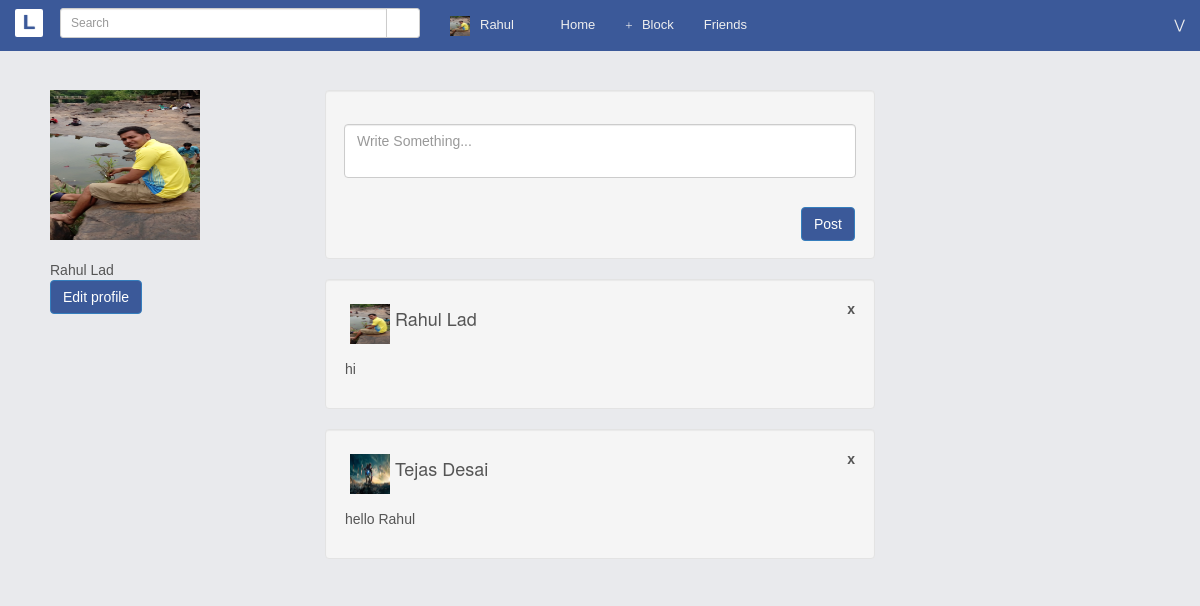
The app's page /profilePage.php?id=1 (signed in) with its own data.
### tables this page shows
CREATE TABLE IF NOT EXISTS `users` (
`id` int(100) NOT NULL,
  `user_firstname` varchar(50) NOT NULL,
  `user_lastname` varchar(50) NOT NULL,
  `email` varchar(30) NOT NULL,
  `password` varchar(30) NOT NULL,
  `address` varchar(100) NOT NULL,
  `birthdate` date NOT NULL,
  `gender` varchar(10) NOT NULL,
  `phone` bigint(10) NOT NULL,
  `profilepicture` varchar(50) NOT NULL
);

CREATE TABLE IF NOT EXISTS `wall_update` (
`post_id` int(11) NOT NULL,
  `from_id` int(11) NOT NULL,
  `to_id` int(11) NOT NULL,
  `post_message` varchar(255) NOT NULL,
  `time` varchar(25) NOT NULL
);

### db.php (called while the page is built, shortened)
<?php
include_once "setting.php";
function getBlockFriends($userid) {
	global $conn;
	$friend_list = array();
	$sql = "select DISTINCT users.id id, concat(users.user_firstname,' ',users.user_lastname) username, users.profilepicture avatar, users.email email, users.gender gender, users.phone phone from blockuser join users on blockuser.to_id = users.id where blockuser.from_id = '".mysqli_real_escape_string($conn,$userid)."' and block_status = 1 order by username asc";
    $result = mysqli_query($conn,$sql);
	if($result) {
        while($row = mysqli_fetch_array($result)){
    		$friend_list[$row['id']] = array("id"=>$row['id'],"fn"=>$row['username'],"e"=>$row['email'],"g"=>$row['gender'],"ph"=>$row['phone'],"pp"=>$row['avatar']);
    	}
    	if(!empty($friend_list)) {
    		return json_encode($friend_list);
    	}else {
    		return 0;
    	}
    }
}
function getMyDeails($userid) {
	global $conn;
	$sql = "select * from users where id =".$userid;
    $result = mysqli_query($conn, $sql);
    $row = mysqli_fetch_assoc($result);
    if(!empty($row)) {
    	return $row;
    }
}
function getMyStatus($userid) {
	global $conn;
	$post = array();
	$sql = "select * from wall_update where to_id =".$userid;
    $result = mysqli_query($conn, $sql);
    $i = 0;
    while ($row = mysqli_fetch_array($result)) {
    	$post[$i] = $row;
    	$i++;
    }
    return $post;
}
?>

### profilePage.php (the view, shortened to what this page needs)
<?php
    include 'db.php';
    $userid = $_SESSION['userid'];
    $row = array();
    $friend_details = array();
    if(!empty($userid)) {
      $row = getMyDeails($userid);
      $friend_details = getMyDeails($_SESSION['friends_profile_id']);
      $block = getBlockFriends($userid);
    }
    $folder = "/Chat/images/";
?>
<!DOCTYPE html>
<html lang="en">
	<head>
		<link href="css/bootstrap.min.css" rel="stylesheet">
		<link href="css/styles.css" rel="stylesheet">
<link rel="stylesheet" type="text/css" href="css/chat.css">
	</head>
	<body>
<div class="wrapper">
    <div class="box">
        <div class="row row-offcanvas row-offcanvas-left">
            <div class="column col-sm-12 col-xs-12" id="main">
              	<div class="navbar navbar-blue navbar-static-top">
                    <div class="navbar-header">
                      <a href="/Chat/Home.php" class="navbar-brand logo">L</a>
                  	</div>
                  	<nav class="collapse navbar-collapse" role="navigation">
                    <form class="navbar-form navbar-left">
                        <div class="input-group input-group-sm" style="max-width:360px;">
                            <input  id="srch-term" type="text" class="form-control" placeholder="Search" onkeyup="DelayedSubmission()" autocomplete="off" />
                          <div class="input-group-btn">
                            <button class="btn btn-default" type="submit"><i class="glyphicon glyphicon-search"></i></button>
                          </div>
                        </div>
                    </form>
                    <ul class="nav navbar-nav">
                      <li>
                        <a href="/Chat/profilePage.php?id=<?php echo $_SESSION['userid']; ?>" id = "profile-link"><img src="<?php echo $folder.$row['profilepicture'];?>" width = "20px" height= "20px"><span><?php echo $row['user_firstname'];?></span></a>
                      </li>
                      <li>
                        <a href="/Chat/Home.php"><i class="glyphicon glyphicon-home"></i> Home</a>
                      </li>
                      <li>
                        <a href="#postModal" role="button" data-toggle="modal"><i class="glyphicon glyphicon-plus"></i> Block</a>
                      </li>
                    </ul>
                    <ul class="nav navbar-nav">
                      <li class="dropdown">
                        <a href="#" id = "friend_request" class="dropdown-toggle" data-toggle="dropdown">Friends</a>
                      </li>
                    </ul>
                    <ul class="nav navbar-nav navbar-right">
                      <li class="dropdown">
                        <a href="#" class="dropdown-toggle" data-toggle="dropdown"><span>&xvee;</span></a>
                      </li>
                    </ul>
                  	</nav>
                </div>
                <div class="padding">
                  <div class="full col-sm-3">
                    <div id = "people_<?php echo $key;?>" >
                      <div class="col-sm-7">
                          <img src="<?php echo $folder.$friend_details['profilepicture'];?>" width = "150px" height = "150px"><span><br><?php echo $friend_details['user_firstname'].' '.$friend_details['user_lastname'];?></span>
                          <?php if($_SESSION['friends_profile_id'] == $_SESSION['userid']) :?>
                            <p><a href="#editModal" role="button" data-toggle="modal" class="btn btn-primary">Edit profile</a></p>
                          <?php endif;?>
                      </div>
                    </div>
                  </div>
                  <div class="full col-sm-6">
                    <div class="row">
                      <div class="well">
                           <form id = "form_post" action="" method="post" class="form-horizontal" role="form">
                             <div class="form-group" style="padding:14px;">
                              <textarea id = "status_message" class="form-control" placeholder="Write Something..."></textarea>
                            </div>
                            <button id = "wall_post" class="btn btn-primary pull-right" type="button">Post</button><ul class="list-inline"><li><a href=""><i class="glyphicon glyphicon-upload"></i></a></li><li><a href=""><i class="glyphicon glyphicon-camera"></i></a></li><li><a href=""><i class="glyphicon glyphicon-map-marker"></i></a></li></ul>
                          </form>
                      </div>
                        <?php
                          $post = getMyStatus($_SESSION['friends_profile_id']);
                          $post = array_reverse($post);
                          foreach ($post as $value) :
                            $userDetails = getMyDeails($value['from_id']);
                        ?>
                        <div class="well">
                          <span id = "<?php echo $value['post_id'];?>" class = "delete-post"  title="delete">x</span>
                          <img src="<?php echo $folder.$userDetails['profilepicture'];?>" height="40px" width="40px" class="left"><h4 ><?php echo $userDetails['user_firstname'].' '.$userDetails['user_lastname'];?></h4><br>
                          <p><?php echo $value['post_message']; ?></p>
                        </div>
                        <?php
                          endforeach;
                        ?>
                    </div>
                  </div>
                    <div class="full col-sm-3">
                  </div>
                </div>
            </div>
        </div>
    </div>
</div>
	</body>
</html>

### css/styles.css (style rules this page uses)
html, body { height: 100%; font-family:verdana,arial,sans-serif; color:#555555; }
.nav { font-family:Arial,sans-serif; font-size:13px; }
a { color:#222222; }
.wrapper, .row { height: 100%; margin-left:0; margin-right:0; }
.wrapper:before, .wrapper:after, .column:before, .column:after { content: ""; display: table; }
.wrapper:after, .column:after { clear: both; }
.column { height: 100%; overflow: auto; *zoom:1; }
.column .padding { padding: 20px; }
.full { padding-top:70px; }
.box { bottom: 0; left: 0; position: absolute; right: 0; top: 0; background-color:#444444; }
.navbar-blue { border-width:0; background-color:#3B5999; color:#ffffff; font-family:arial,sans-serif; top:0; position:fixed; width:inherit; }
.navbar-blue li > a,.navbar-toggle { color:#efefef; }
#main { background-color:#e9eaed; padding-left:0; padding-right:0; }
.logo { display:block; padding:3px; background-color:#fff; color:#3B5999; height:28px; width:28px; margin:9px; margin-right:2px; margin-left:15px; font-size:20px; font-weight:700; text-align:center; text-decoration:none; text-shadow:0 0 1px; border-radius:2px; }
.btn-primary,.label-primary,.list-group-item.active, .list-group-item.active:hover, .list-group-item.active:focus { background-color:#3B5999; color:#fffffe; }
.btn-default { color:#666666; text-shadow:0 0 1px rgba(0,0,0,.3); }
.panel textarea, .well textarea, textarea.form-control { resize: none; }
.modal-footer i, .well i { font-size:20px; color:#c0c0c0; }
.left { float: left; margin: 5px; }
.add_to_circle_div input,span { margin-left: 0px; }
img { border: 0; margin-right: 10px; }
.delete-post { float: right; font-weight: bold; cursor: pointer; }

### css/chat.css (style rules this page uses)
ul { padding-left: 2pt; }

### records on screen
users: profilepicture (picture), user_firstname "Rahul", user_lastname "Lad"
wall_update: users.profilepicture (picture), users.user_firstname "Rahul", users.user_lastname "Lad", post_message "hi"
wall_update: users.profilepicture (picture), users.user_firstname "Tejas", users.user_lastname "Desai", post_message "hello Rahul"
